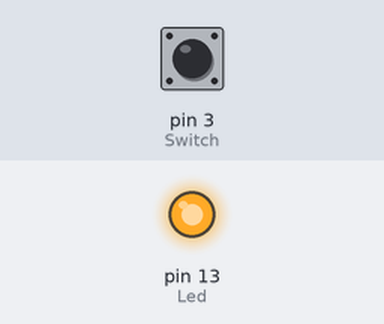
This sketch was run on a simulated Arduino Uno, built with avr-gcc and run on an emulated ATmega328P. On the bench: output pins drawn as LEDs (lit = HIGH). The inputs (shaded band) are chosen by the test bench; at power-on: pin 3 (Switch) LOW.

Above: at 1.2 s.
1.3 s: pin 3 (Switch) pulled HIGH for 0.15 s
At 1.37 s:
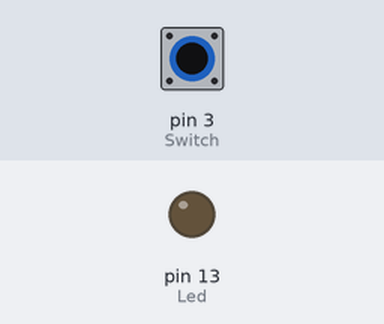
2.9 s: pin 3 (Switch) pulled HIGH for 3.2 s
At 6.8 s:
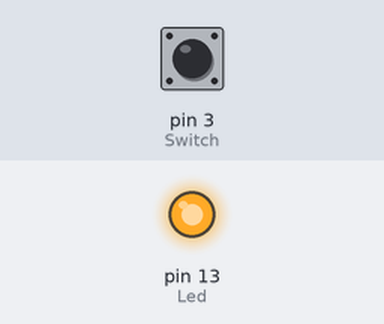
Timing chart, 0 to 8.3 s (numbered marks = the images above; inputs shaded):
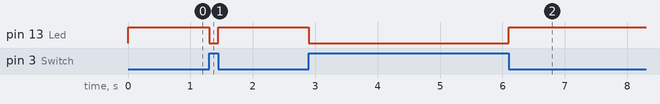

The sketch:

Switch.ino
```cpp
int Led=13; // defined LED pin
int Switch=3; // definded Switch
int val;

void setup(){
  pinMode(Led,OUTPUT);
  pinMode(Switch,INPUT);
}

void loop(){
  val=digitalRead(Switch);
  if(val==HIGH){ //When the module detects a signal, LED flashes
    digitalWrite(Led,LOW);
  }else{
    digitalWrite(Led,HIGH);
  }
}
```

Measured:
- after the input at 1.3 s, pin 13 (Led): HIGH → LOW at once, → HIGH 0.15 s later
- after the input at 2.9 s, pin 13 (Led): HIGH → LOW at once, → HIGH 3.2 s later
